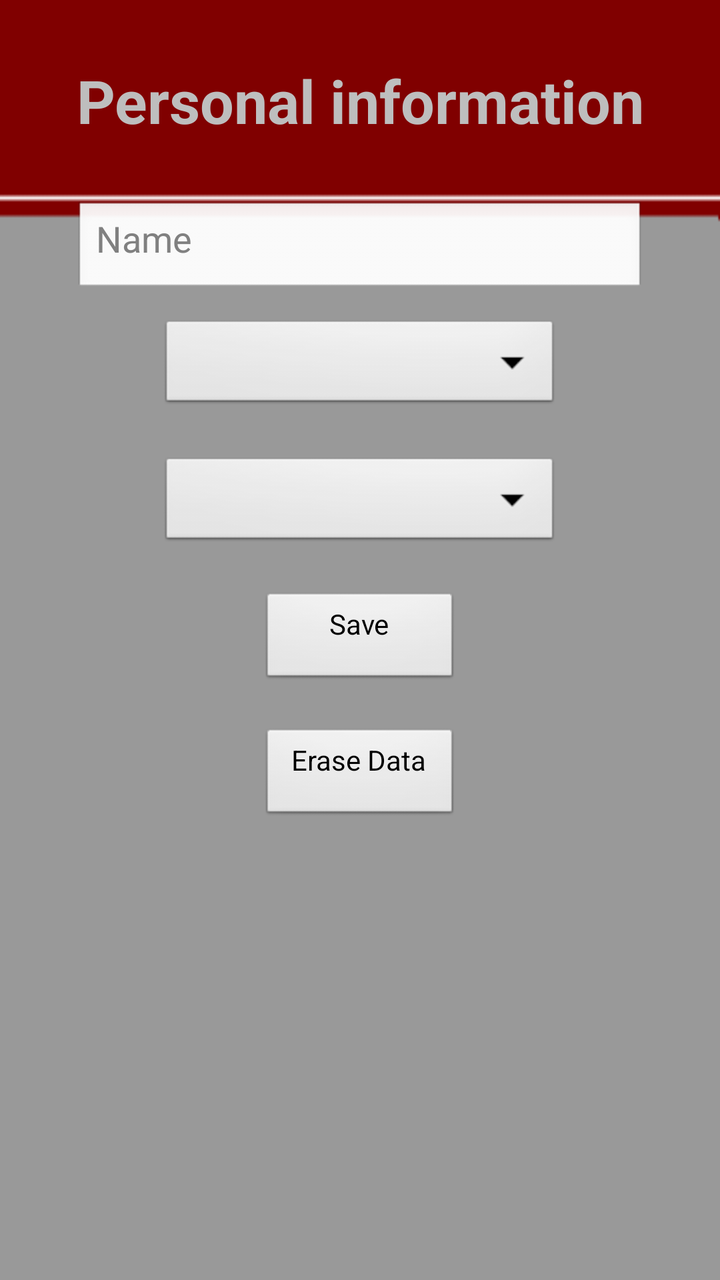
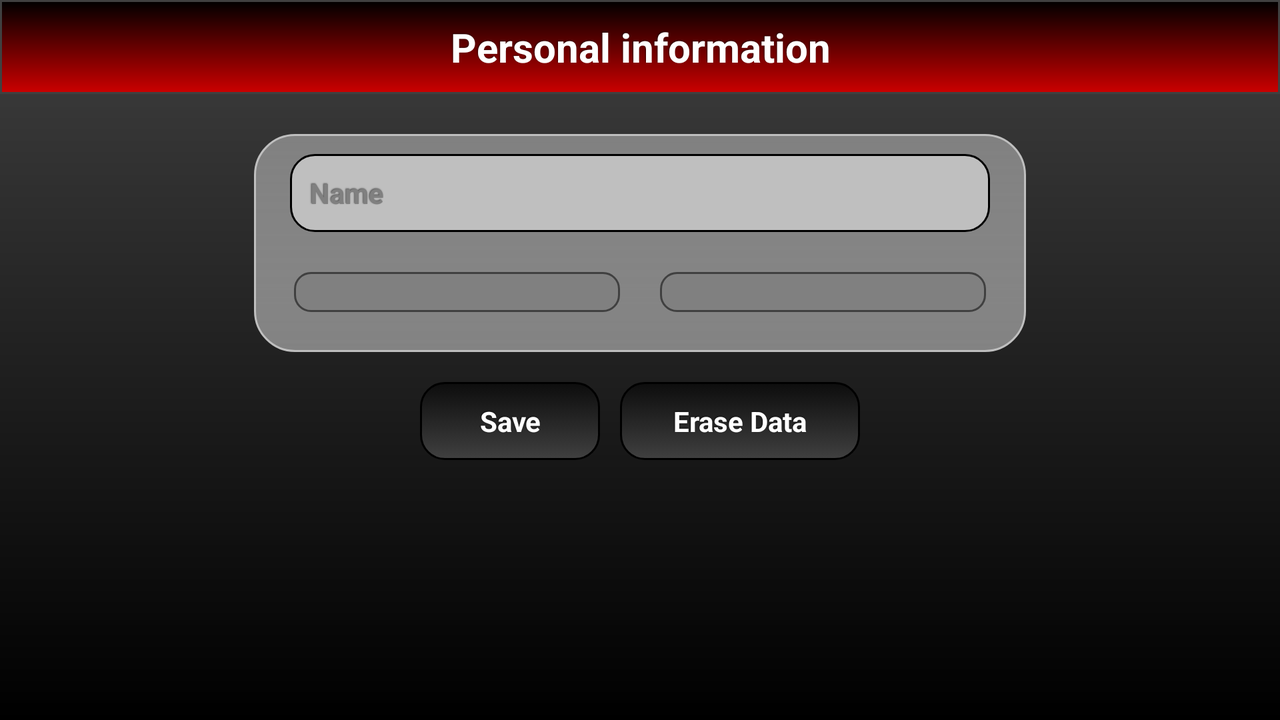

One screen, two layout resources from the same app: the default and the author's alternative for another configuration. Each is rendered where Android would select it; the XML of both is given below.
<!-- AndroidManifest.xml: activity theme android:Theme.Black.NoTitleBar -->
<!-- res/layout/activity_user_preferences.xml -->
<LinearLayout xmlns:android="http://schemas.android.com/apk/res/android"
    xmlns:tools="http://schemas.android.com/tools"
    android:layout_width="match_parent"
    android:layout_height="match_parent"
    android:background="@drawable/bg_4"
    android:orientation="vertical"
    tools:context=".UserPreferencesActivity" >
    

    <LinearLayout
        android:layout_width="fill_parent"
        android:layout_height="wrap_content"
        android:gravity="center_horizontal"
        android:orientation="horizontal" >

        <TextView
            android:layout_width="fill_parent"
            android:layout_height="wrap_content"
            android:layout_margin="30dp"
            android:gravity="center_horizontal"
            android:text="Personal information"
            android:textSize="30sp"
            android:textStyle="bold|normal" />
    </LinearLayout>

    <LinearLayout
        android:layout_width="fill_parent"
        android:layout_height="wrap_content"
        android:gravity="center_horizontal"
        android:orientation="horizontal" >

        <EditText
            android:id="@+id/etName"
            android:layout_width="285dp"
            android:layout_height="wrap_content"
            android:gravity="left"
            android:hint="Name" />
    </LinearLayout>

    <LinearLayout
        android:layout_width="fill_parent"
        android:layout_height="wrap_content"
        android:gravity="center_horizontal"
        android:orientation="horizontal" >

        <Spinner
            android:id="@+id/spCourse"
            android:layout_width="200dp"
            android:layout_height="wrap_content"
            android:layout_margin="10dp"
            android:gravity="center_horizontal" />
    </LinearLayout>

    <LinearLayout
        android:layout_width="fill_parent"
        android:layout_height="wrap_content"
        android:gravity="center_horizontal"
        android:orientation="horizontal" >

        <Spinner
            android:id="@+id/spYear"
            android:layout_width="200dp"
            android:layout_height="wrap_content"
            android:layout_margin="10dp"
            android:gravity="center_horizontal" />
    </LinearLayout>

    <LinearLayout
        android:layout_width="fill_parent"
        android:layout_height="wrap_content"
        android:gravity="center_horizontal"
        android:orientation="horizontal" >

        <Button
            android:id="@+id/btSave"
            android:layout_width="100dp"
            android:layout_height="wrap_content"
            android:layout_margin="10dp"
            android:gravity="center_horizontal"
            android:onClick="OnClickSave"
            android:text="Save" />
    </LinearLayout>

    <LinearLayout
        android:layout_width="fill_parent"
        android:layout_height="wrap_content"
        android:gravity="center_horizontal"
        android:orientation="horizontal" >

        <Button
            android:id="@+id/erase"
            android:layout_width="100dp"
            android:layout_height="wrap_content"
            android:layout_margin="10dp"
            android:gravity="center_horizontal"
            android:onClick="OnClickErase"
            android:text="Erase Data" />
    </LinearLayout>

</LinearLayout>
<!-- resources referenced by this layout -->
<resources>
  <!-- drawable bg_4: png bitmap (drawable-hdpi, 4254 bytes) -->
</resources>
<!-- res/layout-land/activity_user_preferences.xml (the author's variant of the layout above) -->
<!-- drawn on the phone turned sideways -->
<LinearLayout xmlns:android="http://schemas.android.com/apk/res/android"
    xmlns:tools="http://schemas.android.com/tools"
    android:layout_width="match_parent"
    android:layout_height="match_parent"
    android:background="@drawable/background_grey_grad"
    android:gravity="center_horizontal"
    android:orientation="vertical"
    tools:context=".UserPreferencesActivity" >

    <TextView
        style="@style/Header"
        android:layout_width="fill_parent"
        android:layout_height="wrap_content"
        android:gravity="center_horizontal"
        android:text="Personal information" />

    <LinearLayout
        android:layout_width="wrap_content"
        android:layout_height="wrap_content"
        android:layout_gravity="center_horizontal"
        android:background="@drawable/secondary_grey_grad"
        android:gravity="center_horizontal"
        android:orientation="vertical"
        android:padding="10sp" >

        <LinearLayout
            android:layout_width="fill_parent"
            android:layout_height="wrap_content"
            android:gravity="center_horizontal"
            android:orientation="horizontal" >

            <EditText
                android:id="@+id/etName"
                style="@style/EditText"
                android:layout_width="350dp"
                android:layout_height="wrap_content"
                android:layout_gravity="center_horizontal"
                android:layout_margin="5dp"
                android:hint="Name" />
        </LinearLayout>

        <LinearLayout
            android:layout_width="fill_parent"
            android:layout_height="wrap_content"
            android:gravity="center_horizontal"
            android:orientation="horizontal" >

            <Spinner
                android:id="@+id/spCourse"
                style="@style/Spinner"
                android:layout_width="163dp"
                android:layout_height="wrap_content"
                android:layout_margin="10dp"
                android:gravity="center_horizontal" />

            <Spinner
                android:id="@+id/spYear"
                style="@style/Spinner"
                android:layout_width="163dp"
                android:layout_height="wrap_content"
                android:layout_margin="10dp"
                android:gravity="center_horizontal" />
        </LinearLayout>
    </LinearLayout>

    <LinearLayout
        android:layout_width="fill_parent"
        android:layout_height="wrap_content"
        android:layout_margin="10dp"
        android:gravity="center_horizontal"
        android:orientation="horizontal" >

        <Button
            android:id="@+id/btSave"
            style="@style/Button"
            android:layout_width="90dp"
            android:layout_height="wrap_content"
            android:layout_margin="5dp"
            android:gravity="center_horizontal"
            android:onClick="OnClickSave"
            android:text=" Save " />

        <Button
            android:id="@+id/erase"
            style="@style/Button"
            android:layout_width="120dp"
            android:layout_height="wrap_content"
            android:layout_margin="5dp"
            android:gravity="center_horizontal"
            android:onClick="OnClickErase"
            android:text=" Erase Data " />
    </LinearLayout>

</LinearLayout>
<!-- resources referenced by the variant -->
<!-- as the phone turned sideways resolves them -->
<resources>
  <!-- drawable background_grey_grad (drawable) -->
  <?xml version="1.0" encoding="utf-8"?>
  <shape xmlns:android="http://schemas.android.com/apk/res/android" 
      android:shape="rectangle">
      <gradient android:startColor="@color/dark_grey"
          android:endColor="@color/dimgrey"
          android:angle="270"/>
      
  
  </shape>
  <!-- drawable secondary_grey_grad (drawable) -->
  <?xml version="1.0" encoding="utf-8"?>
  <shape xmlns:android="http://schemas.android.com/apk/res/android"
      android:shape="rectangle" >
  
      <gradient
          android:angle="270"
          android:endColor="@color/white_70"
          android:startColor="@color/grey" />
  
      <stroke
          android:width="1sp"
          android:color="@color/light_grey" />
  
      <corners android:radius="20sp" />
  
      <padding
          android:bottom="10sp"
          android:left="20sp"
          android:right="20sp"
          android:top="10sp" />
      
  
  </shape>
  <style name="Button" parent="common_header_button">
          <item name="android:background">@drawable/grey_button_states</item>
          <item name="android:layout_gravity">center_horizontal|center_vertical</item>
          <item name="android:textSize">14sp</item>
      </style>
  <style name="EditText" parent="common_header_button">
          <item name="android:background">@drawable/grey_edittext_states</item>
          <item name="android:layout_gravity">center_horizontal|center_vertical</item>
          <item name="android:textSize">14sp</item>
          <item name="android:textColor">@color/black</item>
      </style>
  <style name="Header" parent="common_header_button">
          <item name="android:layout_marginBottom">20sp</item>
          <item name="android:gravity">center_horizontal|center_vertical</item>
          <item name="android:textSize">20sp</item>
      </style>
  <style name="Spinner" parent="common_header_button">
          <item name="android:background">@drawable/grey_spinner_states</item>
          <item name="android:layout_gravity">center_horizontal|center_vertical</item>
          <item name="android:textSize">14sp</item>
      </style>
  <color name="dark_grey">#404040</color>
  <color name="white_70">#70ffffff</color>
  <color name="grey">#808080</color>
  <color name="light_grey">#bfbfbf</color>
  <style name="common_header_button">
          <item name="android:background">@drawable/red_grad</item>
          <item name="android:padding">10sp</item>
          <item name="android:textColor">@color/white</item>
          <item name="android:textStyle">bold</item>
          <item name="android:shadowColor">@color/black_70</item>
          <item name="android:shadowRadius">1</item>
          <item name="android:shadowDx">-1</item>
          <item name="android:shadowDy">-1</item>
      </style>
  <color name="black">#000</color>
  <!-- drawable red_grad (drawable) -->
  <?xml version="1.0" encoding="utf-8"?>
  <shape xmlns:android="http://schemas.android.com/apk/res/android" 
      android:shape="rectangle">
      <gradient android:startColor="@color/black"
          android:endColor="@color/red"
          android:angle="270"/>
      <stroke android:width="1sp"
          android:color="@color/dark_grey"/>
      
  </shape>
  <color name="white">#fff</color>
  <color name="black_70">#90000000</color>
  <color name="red">#cc0000</color>
</resources>
